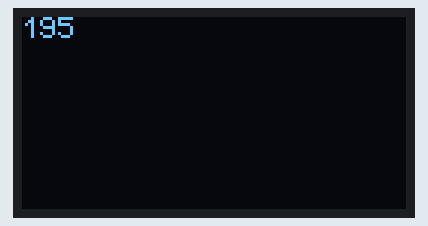
Recording of a sketch running on a simulated Arduino Uno, built with avr-gcc and run on an emulated ATmega328P. Parts: 128×64 one-colour display.

Above: at 0.45 s.
At 5.28 s:
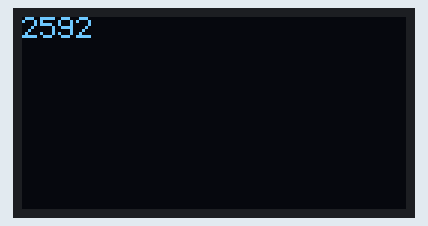
At 10.11 s:
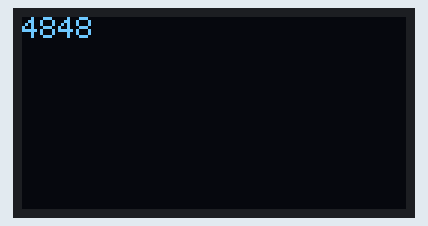
At 20.07 s:
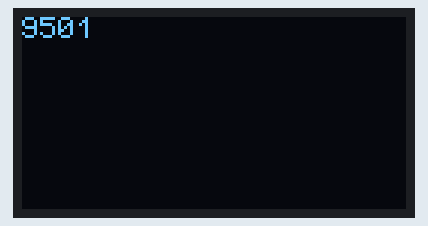
At 29.74 s:
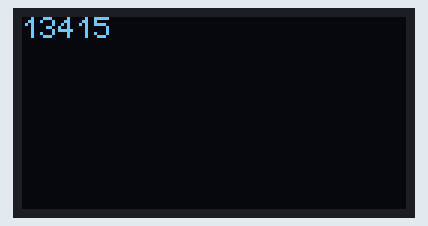
At 39.72 s:
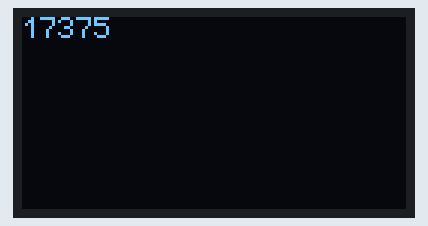

The sketch:

DisplayGPSV3.ino
```cpp
#include <SoftwareSerial.h>

#include <Wire.h>
#include "SSD1306Ascii.h"
#include "SSD1306AsciiWire.h"

// 0X3C+SA0 - 0x3C or 0x3D
#define I2C_ADDRESS 0x3C

// Define proper RST_PIN if required.
#define RST_PIN -1

const char* messageHeader[] = {
  "$GLGSV",
  "$GNGGA",
  "$GNVTG"
};

String messages[4];

uint8_t nMsg = 3;

SSD1306AsciiWire oled;

// GPS Setup
#define rxGPS 2
#define txGPS 3
#define bufLen 100
SoftwareSerial serialGPS = SoftwareSerial(rxGPS, txGPS);


int a;
int row;

//------------------------------------------------------------------------------
void setup() {
  Wire.begin();
  Wire.setClock(400000L);

#if RST_PIN >= 0
  oled.begin(&Adafruit128x64, I2C_ADDRESS, RST_PIN);
#else // RST_PIN >= 0
  oled.begin(&Adafruit128x64, I2C_ADDRESS);
#endif // RST_PIN >= 0

  oled.setFont(font5x7);

  pinMode(rxGPS, INPUT);
  pinMode(txGPS, OUTPUT);

  // GPS Setup
  serialGPS.begin(9600);

  a=0;
  row=1;
  oled.clear();
}


void loop(){
  String serialResponse;

  // Show a counter
  a++;
  oled.setRow(0);
  oled.setCol(0);
  oled.print(a);

  if ( serialGPS.available())
  {
    // Read a string from the GPS unit
    String message = serialGPS.readStringUntil('\r\n');

    // Allocate this message to one of the standard messages
    boolean found=false;
    for (uint8_t i = 0; i < nMsg; i++) {
      if (message.startsWith(messageHeader[i]))
        messages[i]=message;
        found=true;
    }

    if (!found)
      messages[3]=message;

    for (uint8_t i = 0; i < 4; i++) {
      oled.setRow(i+2);
      oled.setCol(0);
      oled.print(messages[i]);
    }

  }


}
```
